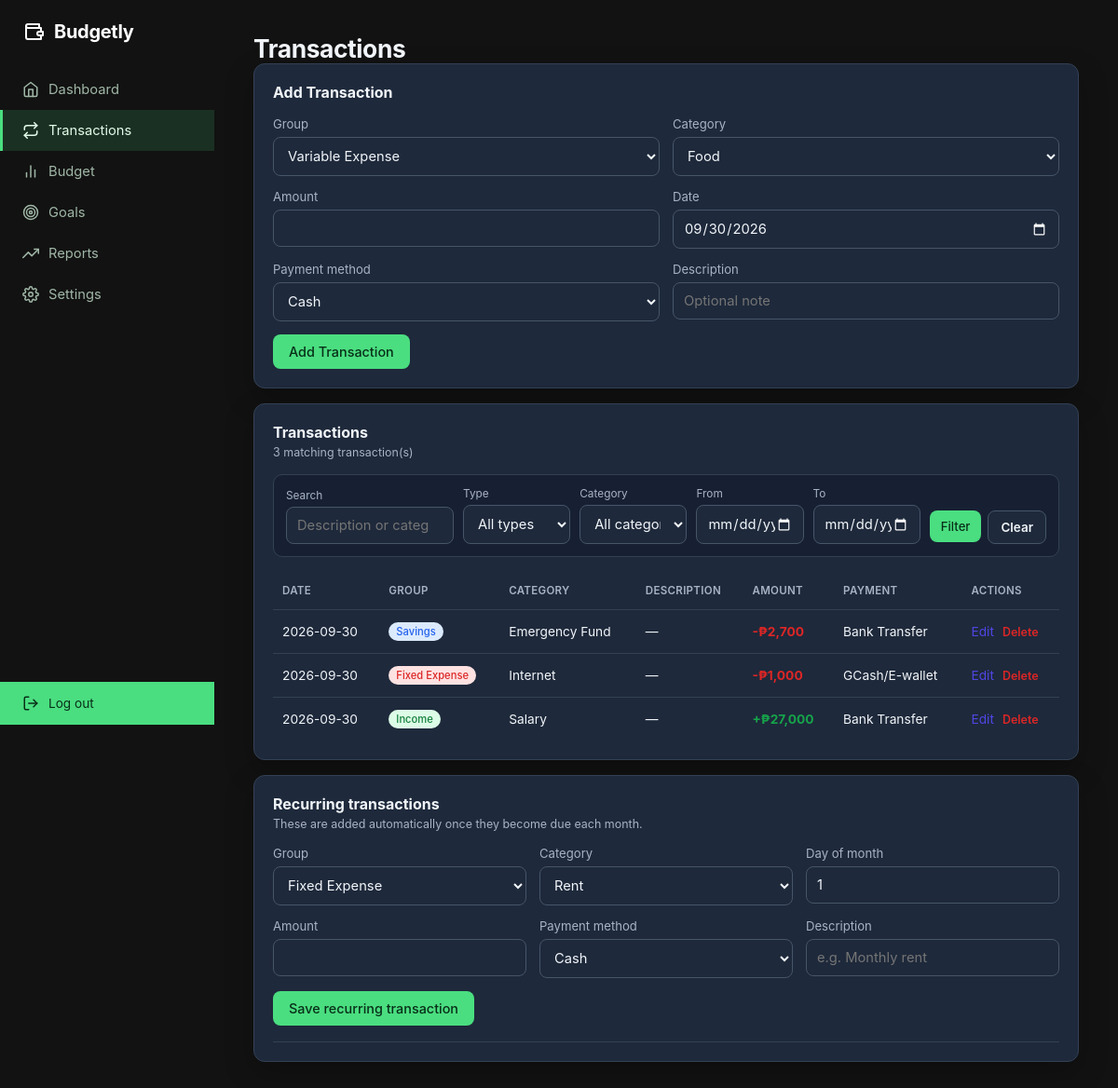
Screenshot of /transactions (signed in) with the database file from the repository.
### tables this page shows
CREATE TABLE transactions (
            id INTEGER PRIMARY KEY AUTOINCREMENT,
            user_id INTEGER NOT NULL,
            group_name TEXT NOT NULL,       -- income / fixed_expense / variable_expense / savings
            category TEXT NOT NULL,
            description TEXT,
            amount REAL NOT NULL,
            payment_method TEXT,
            date TEXT NOT NULL,
            FOREIGN KEY (user_id) REFERENCES users(id)
        );

### transactions/routes.py (the view)
    @app.route("/transactions")
    @login_required
    def transactions():
        process_recurring_transactions(current_user.id)
        settings = get_user_settings(current_user.id)
        q = request.args.get("q", "").strip()
        group = request.args.get("group", "").strip()
        category = request.args.get("category", "").strip()
        from_date = request.args.get("from_date", "").strip()
        to_date = request.args.get("to_date", "").strip()
        try:
            page = max(1, int(request.args.get("page", 1)))
        except ValueError:
            page = 1
        where = ["user_id = ?"]
        params = [current_user.id]
        if q:
            where.append("(description LIKE ? OR category LIKE ?)")
            params.extend([f"%{q}%", f"%{q}%"])
        if group in CATEGORY_GROUPS:
            where.append("group_name = ?")
            params.append(group)
        all_categories = {item for values in CATEGORY_GROUPS.values() for item in values}
        if category in all_categories:
            where.append("category = ?")
            params.append(category)
        if from_date:
            where.append("date >= ?")
            params.append(from_date)
        if to_date:
            where.append("date <= ?")
            params.append(to_date)
        clause = " AND ".join(where)
        conn = get_db()
        total = conn.execute(
            f"SELECT COUNT(*) FROM transactions WHERE {clause}", params
        ).fetchone()[0]
        per_page = 20
        total_pages = max(1, (total + per_page - 1) // per_page)
        page = min(page, total_pages)
        rows = conn.execute(
            f"SELECT * FROM transactions WHERE {clause} "
            "ORDER BY date DESC, id DESC LIMIT ? OFFSET ?",
            params + [per_page, (page - 1) * per_page],
        ).fetchall()
        recurring_rows = conn.execute(
            "SELECT * FROM recurring_transactions "
            "WHERE user_id = ? AND active = 1 ORDER BY day_of_month, id",
            (current_user.id,),
        ).fetchall()
        conn.close()
        default_group = (
            settings["default_group"]
            if settings["default_group"] in CATEGORY_GROUPS
            else "variable_expense"
        )
        default_category = settings["default_category"]
        if default_category not in CATEGORY_GROUPS[default_group]:
            default_category = CATEGORY_GROUPS[default_group][0]
        transaction_defaults = {
            "group": default_group,
            "category": default_category,
            "payment_method": settings["default_payment_method"],
        }
        return render_template(
            "transactions.html",
            transactions=rows,
            total_transactions=total,
            total_pages=total_pages,
            page=page,
            filters={
                "q": q,
                "group": group,
                "category": category,
                "from_date": from_date,
                "to_date": to_date,
            },
            all_categories=sorted(all_categories),
            category_groups=CATEGORY_GROUPS,
            group_labels=GROUP_LABELS,
            payment_methods=PAYMENT_METHODS,
            income_payment_methods=INCOME_PAYMENT_METHODS,
            transaction_defaults=transaction_defaults,
            recurring_transactions=recurring_rows,
            today=date.today().isoformat(),
        )

### app.py (called while the page is built)
@app.context_processor
def inject_user_preferences():
    if not current_user.is_authenticated:
        return {"currency_symbol": CURRENCY_SYMBOLS["PHP"], "compact_mode": False}
    settings = get_user_settings(current_user.id)
    return {
        "currency_symbol": CURRENCY_SYMBOLS.get(settings["currency"], "₱"),
        "compact_mode": bool(settings["compact_mode"]),
    }

### database.py (called while the page is built, shortened)
def get_db():
    conn = sqlite3.connect(DB_PATH)
    conn.row_factory = sqlite3.Row
    conn.execute("PRAGMA foreign_keys = ON")
    return conn

def get_user_settings(user_id):
    conn = get_db()
    row = conn.execute("SELECT * FROM user_settings WHERE user_id = ?", (user_id,)).fetchone()
    conn.close()
    settings = dict(SETTINGS_DEFAULTS)
    if row:
        settings.update(dict(row))
    return settings

### transactions/routes.py (called while the page is built, shortened)
def process_recurring_transactions(user_id):
    current_month = date.today().strftime("%Y-%m")
    today_number = date.today().day
    conn = get_db()
    recurring = conn.execute(
        "SELECT * FROM recurring_transactions "
        "WHERE user_id = ? AND active = 1 AND day_of_month <= ?",
        (user_id, today_number),
    ).fetchall()
    conn.commit()
    conn.close()

### templates/transactions.html (shortened to what this page needs)
{% extends "base.html" %}
{% block content %}
<h1 class="page-title">Transactions</h1>
<section class="panel">
    <h2>Add Transaction</h2>
    <form action="{{ url_for('add_transaction') }}" method="POST" class="tx-form">
        <div class="form-row">
            <label>
                Group
                <select name="group_name" id="group_name" required onchange="updateCategories()">
                    {% for key, label in group_labels.items() %}
                    <option value="{{ key }}" {{ 'selected' if transaction_defaults.group == key }}>{{ label }}</option>
                    {% endfor %}
                </select>
            </label>
            <label>
                Category
                <select name="category" id="category" required>
                    <option value="" disabled selected>Select group first</option>
                </select>
            </label>
        </div>
        <div class="form-row">
            <label>
                Amount
                <input type="number" name="amount" step="0.01" min="0.01" required>
            </label>
            <label>
                Date
                <input type="date" name="date" value="{{ today }}" required>
            </label>
        </div>
        <div class="form-row">
            <label>
                <span id="paymentMethodLabel">Payment method</span>
                <select name="payment_method" id="payment_method">
                    {% for pm in payment_methods %}
                    <option value="{{ pm }}" {{ 'selected' if transaction_defaults.payment_method == pm }}>{{ pm }}</option>
                    {% endfor %}
                </select>
            </label>
            <label>
                Description
                <input type="text" name="description" placeholder="Optional note">
            </label>
        </div>
        <button type="submit">Add Transaction</button>
    </form>
</section>
<section class="panel">
    <div class="panel-heading-row">
        <div>
            <h2>Transactions</h2>
            <p class="panel-description">{{ total_transactions }} matching transaction(s)</p>
        </div>
    </div>
    <form action="{{ url_for('transactions') }}" method="GET" class="transaction-filters">
        <label>Search
            <input type="search" name="q" value="{{ filters.q }}" placeholder="Description or category">
        </label>
        <label>Type
            <select name="group">
                <option value="">All types</option>
            </select>
        </label>
        <label>Category
            <select name="category">
                <option value="">All categories</option>
            </select>
        </label>
        <label>From
            <input type="date" name="from_date" value="{{ filters.from_date }}">
        </label>
        <label>To
            <input type="date" name="to_date" value="{{ filters.to_date }}">
        </label>
        <div class="filter-actions">
            <button type="submit">Filter</button>
            <a class="button-secondary" href="{{ url_for('transactions') }}">Clear</a>
        </div>
    </form>
    <div class="table-scroll">
    <table class="tx-table">
        <thead>
            <tr>
                <th>Date</th>
                <th>Group</th>
                <th>Category</th>
                <th>Description</th>
                <th>Amount</th>
                <th>Payment</th>
                <th>Actions</th>
            </tr>
        </thead>
        <tbody>
            {% for t in transactions %}
            <tr>
                <td>{{ t.date }}</td>
                <td><span class="tag {{ t.group_name }}">{{ t.group_name.replace('_', ' ') }}</span></td>
                <td>{{ t.category }}</td>
                <td>{{ t.description or "—" }}</td>
                <td class="amount {{ 'pos' if t.group_name == 'income' else 'neg' }}">
                    {{ '+' if t.group_name == 'income' else '-' }}{{ currency_symbol }}{{ "{:,.0f}".format(t.amount) }}
                </td>
                <td>{{ t.payment_method or "—" }}</td>
                <td>
                    <div class="table-actions">
                        <a href="{{ url_for('edit_transaction', transaction_id=t.id) }}">Edit</a>
                        <form action="{{ url_for('delete_transaction', transaction_id=t.id) }}" method="POST" class="inline-form" onsubmit="return confirm('Delete this transaction?')">
                            <button type="submit" class="text-danger">Delete</button>
                        </form>
                    </div>
                </td>
            </tr>
            {% else %}
            <tr><td colspan="7" class="empty">No transactions yet.</td></tr>
            {% endfor %}
        </tbody>
    </table>
    </div>
</section>
<section class="panel">
    <div class="panel-heading-row">
        <div>
            <h2>Recurring transactions</h2>
            <p class="panel-description">These are added automatically once they become due each month.</p>
        </div>
    </div>
    <form action="{{ url_for('add_recurring_transaction') }}" method="POST" class="tx-form recurring-form">
        <div class="form-row">
            <label>Group
                <select name="group_name" id="recurring_group" required>
                    {% for key, label in group_labels.items() %}
                    <option value="{{ key }}" {{ 'selected' if key == 'fixed_expense' }}>{{ label }}</option>
                    {% endfor %}
                </select>
            </label>
            <label>Category
                <select name="category" id="recurring_category" required></select>
            </label>
            <label>Day of month
                <input type="number" name="day_of_month" min="1" max="28" value="1" required>
            </label>
        </div>
        <div class="form-row">
            <label>Amount
                <input type="number" name="amount" step="0.01" min="0.01" required>
            </label>
            <label><span id="recurringPaymentLabel">Payment method</span>
                <select name="payment_method" id="recurring_payment"></select>
            </label>
            <label>Description
                <input type="text" name="description" placeholder="e.g. Monthly rent">
            </label>
        </div>
        <button type="submit">Save recurring transaction</button>
    </form>
</section>
{% endblock %}

### rows the page displays
transactions: date "2026-09-30", group_name.replace "Savings", category "Emergency Fund", description "—", group_name "-", currency_symbol "₱", amount "2,700", payment_method "Bank Transfer"
transactions: date "2026-09-30", group_name.replace "Fixed Expense", category "Internet", description "—", group_name "-", currency_symbol "₱", amount "1,000", payment_method "GCash/E-wallet"
transactions: date "2026-09-30", group_name.replace "Income", category "Salary", description "—", group_name "+", currency_symbol "₱", amount "27,000", payment_method "Bank Transfer"

### other values shown
{{ total_transactions }} "3"
form field group_name "Variable Expense"
form field group_name "Fixed Expense"
